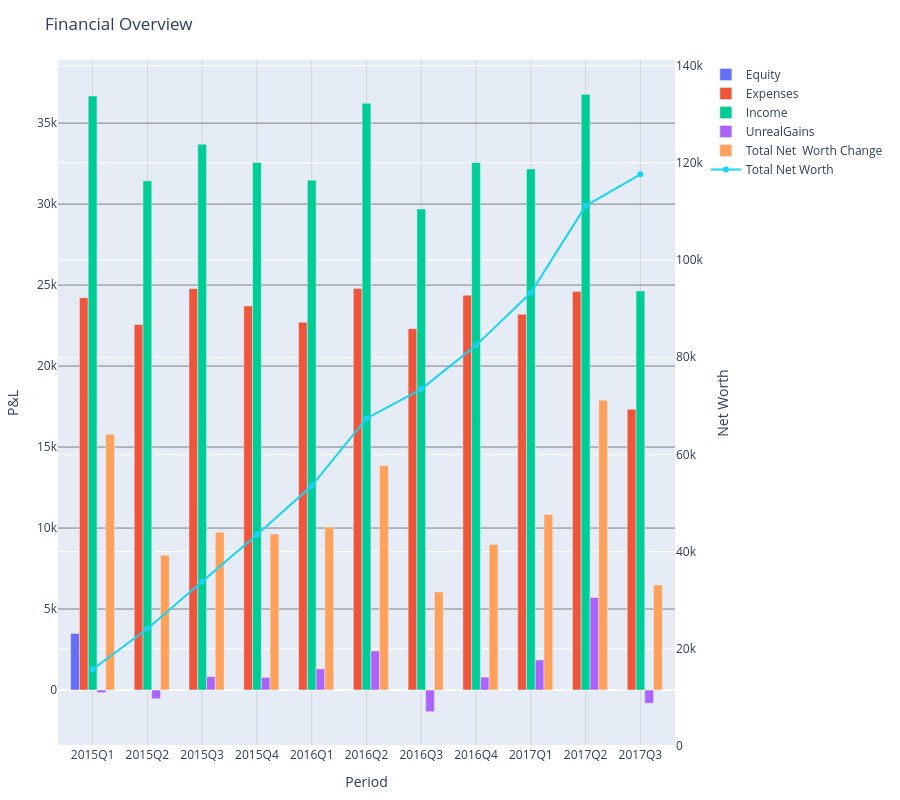

Notebook cell for this chart:
### Code cell
show_fin_overview_data(fin_overview_table, foc)

### Figure 1 — Plotly figure (JSON) as saved in the notebook; plotly's stock layout.template omitted (floating-point values rounded to 4 significant figures)
{"data": [{"name": "Equity", "type": "bar", "x": ["2015Q1", "2015Q2", "2015Q3", "2015Q4", "2016Q1", "2016Q2", "2016Q3", "2016Q4", "2017Q1", "2017Q2", "2017Q3"], "y": [3491.0, 0, 0, 0, 0, 0, 0, 0, 0, 0, 0], "yaxis": "y"}, {"name": "Expenses", "type": "bar", "x": ["2015Q1", "2015Q2", "2015Q3", "2015Q4", "2016Q1", "2016Q2", "2016Q3", "2016Q4", "2017Q1", "2017Q2", "2017Q3"], "y": [24220.0, 22570.0, 24780.0, 23720.0, 22710.0, 24790.0, 22310.0, 24380.0, 23200.0, 24610.0, 17330.0], "yaxis": "y"}, {"name": "Income", "type": "bar", "x": ["2015Q1", "2015Q2", "2015Q3", "2015Q4", "2016Q1", "2016Q2", "2016Q3", "2016Q4", "2017Q1", "2017Q2", "2017Q3"], "y": [36680.0, 31440.0, 33690.0, 32570.0, 31480.0, 36230.0, 29700.0, 32570.0, 32170.0, 36780.0, 24640.0], "yaxis": "y"}, {"name": "UnrealGains", "type": "bar", "x": ["2015Q1", "2015Q2", "2015Q3", "2015Q4", "2016Q1", "2016Q2", "2016Q3", "2016Q4", "2017Q1", "2017Q2", "2017Q3"], "y": [-165.5, -542.5, 822.6, 780.1, 1304.0, 2414.0, -1339.0, 795.6, 1854.0, 5717.0, -817.1], "yaxis": "y"}, {"name": "Total Net  Worth Change", "type": "bar", "x": ["2015Q1", "2015Q2", "2015Q3", "2015Q4", "2016Q1", "2016Q2", "2016Q3", "2016Q4", "2017Q1", "2017Q2", "2017Q3"], "y": [15780.0, 8328.0, 9736.0, 9635.0, 10070.0, 13850.0, 6056.0, 8989.0, 10830.0, 17890.0, 6485.0], "yaxis": "y"}, {"mode": "lines+markers", "name": "Total Net Worth", "type": "scatter", "x": ["2015Q1", "2015Q2", "2015Q3", "2015Q4", "2016Q1", "2016Q2", "2016Q3", "2016Q4", "2017Q1", "2017Q2", "2017Q3"], "y": [15780.0, 24110.0, 33850.0, 43480.0, 53550.0, 67400.0, 73460.0, 82450.0, 93280.0, 111200.0, 117600.0], "yaxis": "y2"}], "layout": {"autosize": true, "barmode": "group", "height": 800, "legend": {"x": 1.05, "y": 1}, "margin": {"b": 40, "l": 40, "r": 40, "t": 60}, "title": {"text": "Financial Overview"}, "xaxis": {"gridcolor": "lightgray", "gridwidth": 1, "showgrid": true, "title": {"text": "Period"}}, "yaxis": {"gridcolor": "gray", "gridwidth": 1, "showgrid": true, "title": {"text": "P&L"}, "zeroline": true}, "yaxis2": {"overlaying": "y", "range": [0, 141200.0], "showgrid": true, "side": "right", "title": {"text": "Net Worth"}}}}
